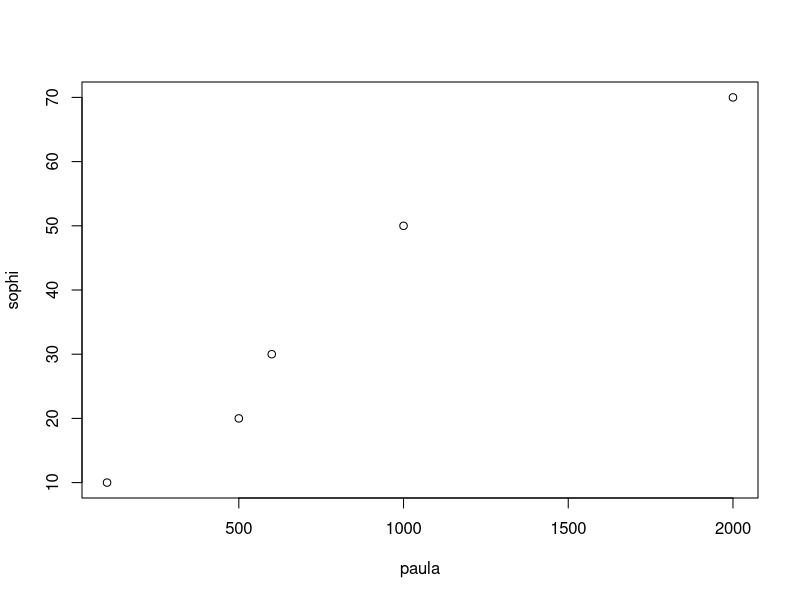
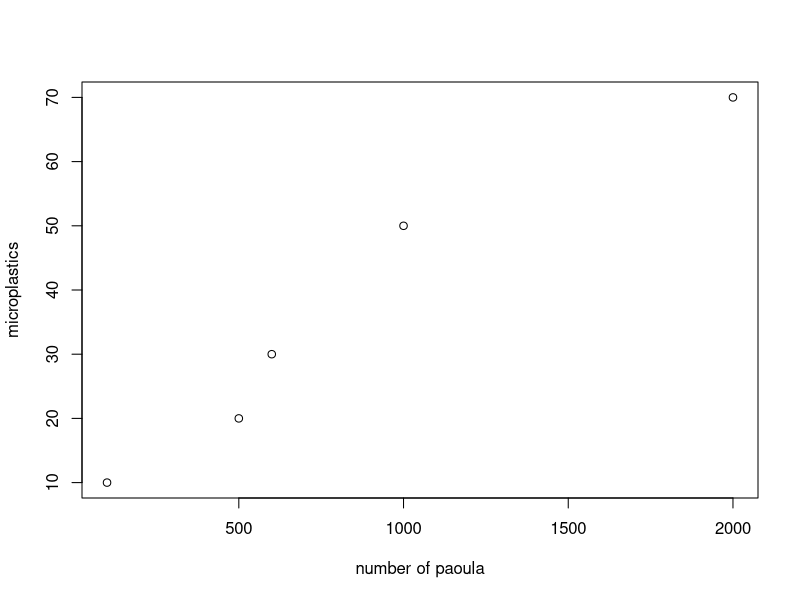
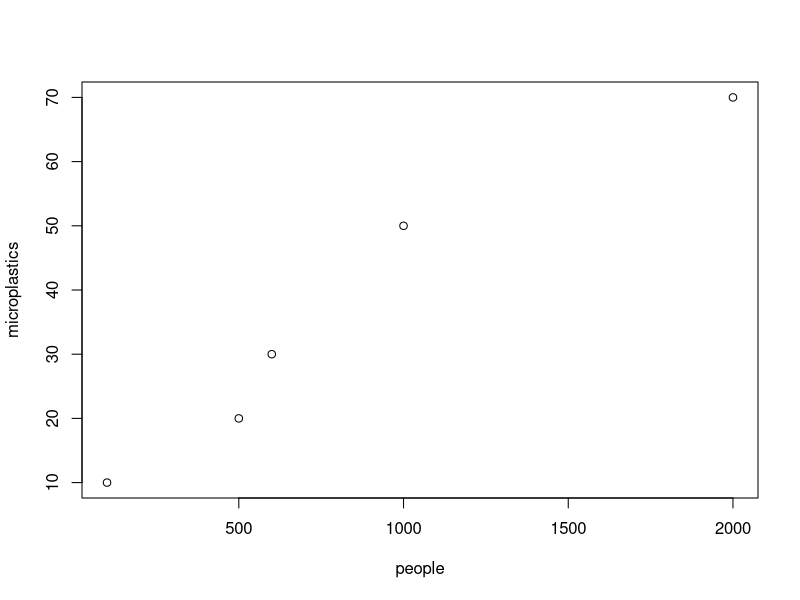
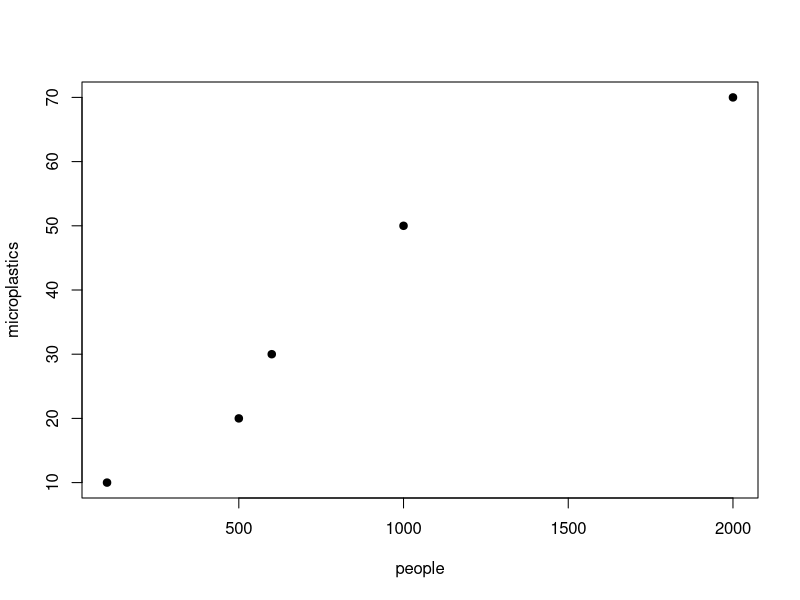
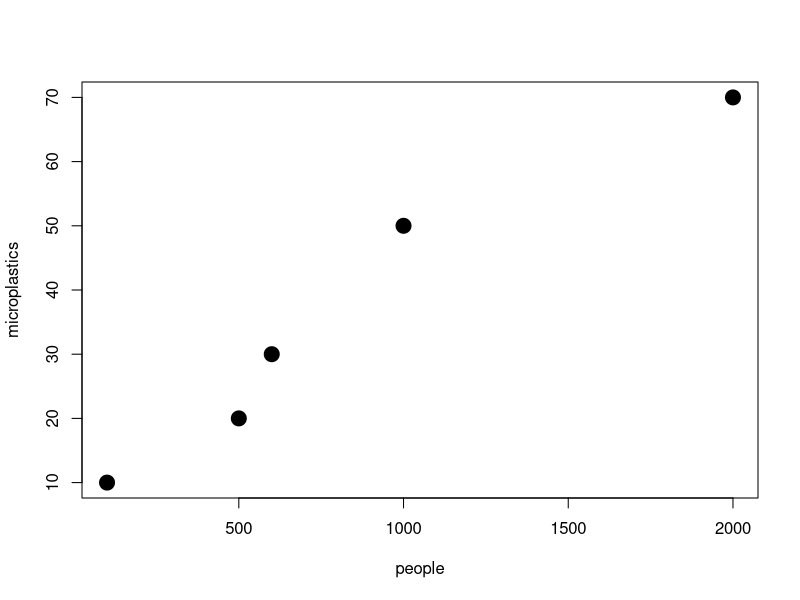
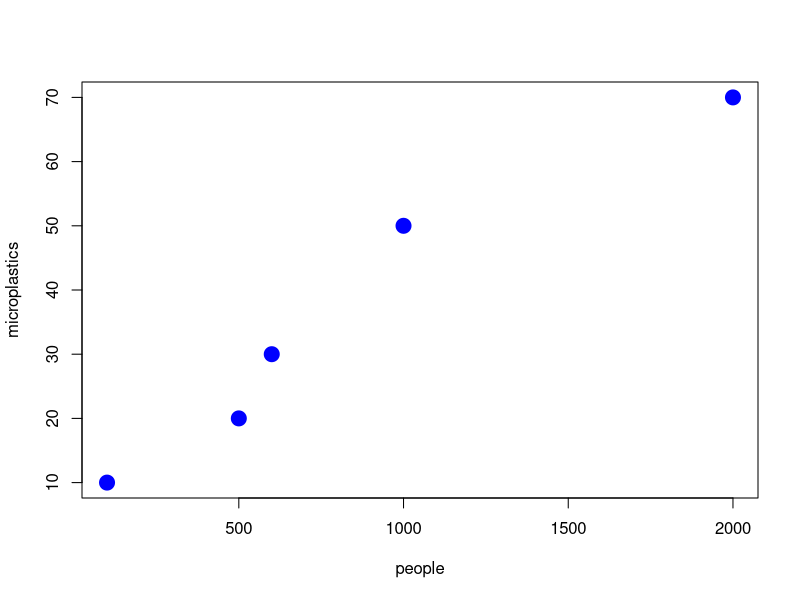

Generate these figures, in order, with R:
#here I can write anything I want. 

#R is a calculator
2+3

#Assign to an object
zima <- 2+3
zima


duccio <- 5+3
duccio

zima*duccio
final <- zima*duccio
final

final^2

#array
sophi <- c(10, 20, 30, 50, 70) # microplastics. numbers are called arguments. functions have parenthesis and inside them there are arguments

paula <- c(100, 500, 600, 1000, 2000) #people

#now we can make a plot with the two arrays

plot(paula, sophi)
#a plot of all the data to demonstrate that plastic is due to humans


#how can I put a new label 
plot(paula, sophi, xlab="number of paoula", ylab="microplastics")

people <- paula
microplastics <- sophi

plot(people, microplastics)

#pch
plot(people, microplastics, pch=19)

#character exageration
plot(people, microplastics, pch=19, cex=2)

#we can also change the colors
plot(people, microplastics, pch=19, cex=2, col="blue")










     
